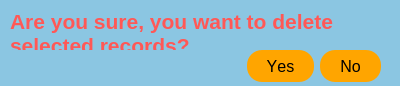
<?xml version="1.0" encoding="UTF-8"?>
<ui version="4.0">
 <class>Dialog</class>
 <widget class="QDialog" name="Dialog">
  <property name="geometry">
   <rect>
    <x>0</x>
    <y>0</y>
    <width>400</width>
    <height>86</height>
   </rect>
  </property>
  <property name="windowTitle">
   <string>Deleting confirmation</string>
  </property>
  <property name="autoFillBackground">
   <bool>false</bool>
  </property>
  <property name="styleSheet">
   <string notr="true">QWidget {
    background-color: #8BC6E2;
}
QDialogButtonBox {
    background-color: #FFA500; /* Orange background color */
    border: 1px solid #FFA500; /* Orange border color */
    border-radius: 10px; /* Increased border corner radius for a rounder appearance */
    padding: 10px; /* Padding inside the box */
}

/* Style the &quot;Yes&quot; button */
QDialogButtonBox#dialog_yes_no QPushButton[role=&quot;Yes&quot;] {
    background-color: #FFA500; /* Orange background color */
    color: #000; /* Black text color */
    border: 1px solid #FFA500; /* Orange border color */
    border-radius: 15px; /* Increased border corner radius for a rounder appearance */
    padding: 10px 20px; /* Padding inside the button */
}

/* Style the &quot;No&quot; button */
QDialogButtonBox#dialog_yes_no QPushButton[role=&quot;No&quot;] {
    background-color: #FFA500; /* Orange background color */
    color: #000; /* Black text color */
    border: 1px solid #FFA500; /* Orange border color */
    border-radius: 15px; /* Increased border corner radius for a rounder appearance */
    padding: 10px 20px; /* Padding inside the button */
}</string>
  </property>
  <property name="modal">
   <bool>false</bool>
  </property>
  <widget class="QDialogButtonBox" name="dialog_yes_no">
   <property name="geometry">
    <rect>
     <x>170</x>
     <y>50</y>
     <width>211</width>
     <height>32</height>
    </rect>
   </property>
   <property name="font">
    <font>
     <family>Arial Narrow</family>
     <pointsize>2</pointsize>
    </font>
   </property>
   <property name="styleSheet">
    <string notr="true">    QPushButton {
        background-color: orange;
        color: black;
        border-radius: 15px;
        padding: 10px 20px;
        font-size: 16px;
        font-family: &quot;Arial Narrow&quot;, sans-serif;
    }
    
    QPushButton:pressed {
        background-color: darkorange; /* Change color when button is pressed */
    }</string>
   </property>
   <property name="orientation">
    <enum>Qt::Horizontal</enum>
   </property>
   <property name="standardButtons">
    <set>QDialogButtonBox::No|QDialogButtonBox::Yes</set>
   </property>
  </widget>
  <widget class="QLabel" name="label">
   <property name="geometry">
    <rect>
     <x>10</x>
     <y>9</y>
     <width>381</width>
     <height>41</height>
    </rect>
   </property>
   <property name="font">
    <font>
     <pointsize>16</pointsize>
     <bold>true</bold>
    </font>
   </property>
   <property name="styleSheet">
    <string notr="true">QLabel {
    color: #ff0000; /* Red text color */
}</string>
   </property>
   <property name="text">
    <string>&lt;html&gt;&lt;head/&gt;&lt;body&gt;&lt;p&gt;&lt;span style=&quot; color:#ff5856;&quot;&gt;Are you sure, you want to delete selected records?&lt;/span&gt;&lt;/p&gt;&lt;/body&gt;&lt;/html&gt;</string>
   </property>
   <property name="wordWrap">
    <bool>true</bool>
   </property>
  </widget>
 </widget>
 <resources/>
 <connections>
  <connection>
   <sender>dialog_yes_no</sender>
   <signal>accepted()</signal>
   <receiver>Dialog</receiver>
   <slot>accept()</slot>
   <hints>
    <hint type="sourcelabel">
     <x>248</x>
     <y>254</y>
    </hint>
    <hint type="destinationlabel">
     <x>157</x>
     <y>274</y>
    </hint>
   </hints>
  </connection>
  <connection>
   <sender>dialog_yes_no</sender>
   <signal>rejected()</signal>
   <receiver>Dialog</receiver>
   <slot>reject()</slot>
   <hints>
    <hint type="sourcelabel">
     <x>316</x>
     <y>260</y>
    </hint>
    <hint type="destinationlabel">
     <x>286</x>
     <y>274</y>
    </hint>
   </hints>
  </connection>
 </connections>
</ui>
